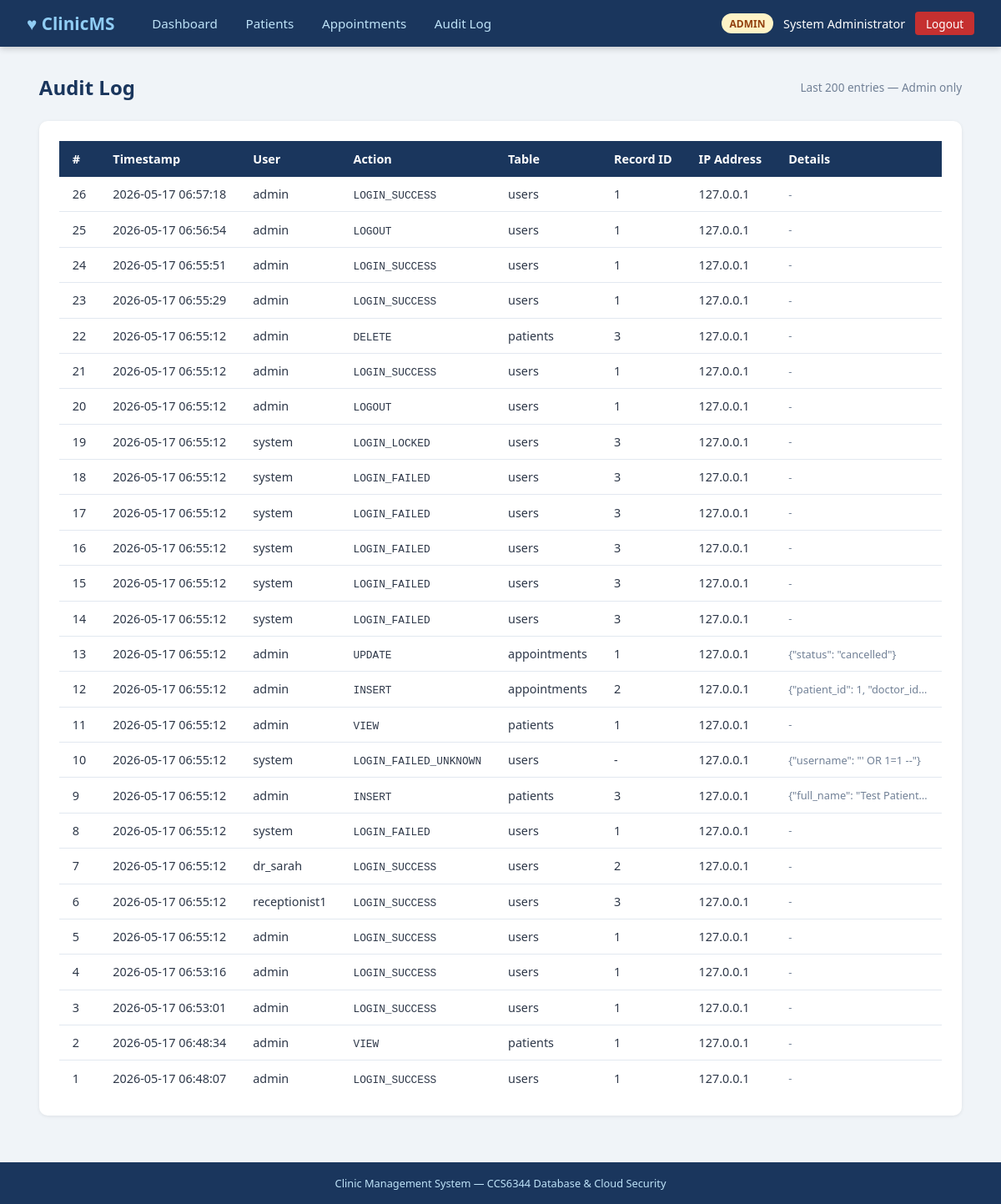
The app's page /audit (signed in) with its own data.
### tables this page shows
CREATE TABLE audit_log (
            id INTEGER PRIMARY KEY AUTOINCREMENT,
            user_id INTEGER NULL,
            username TEXT,
            action TEXT NOT NULL,
            table_name TEXT NOT NULL,
            record_id INTEGER NULL,
            old_values TEXT NULL,
            new_values TEXT NULL,
            ip_address TEXT,
            user_agent TEXT,
            timestamp TEXT NOT NULL DEFAULT (datetime('now')),
            FOREIGN KEY (user_id) REFERENCES users(id) ON DELETE SET NULL
        );

### app.py (the view)
@app.route('/audit')
@login_required
@role_required('admin')
def audit_view():
    db = get_db()
    logs = db.execute(
        "SELECT * FROM audit_log ORDER BY timestamp DESC LIMIT 200"
    ).fetchall()
    return render_template('audit.html', logs=logs)

### app.py (called while the page is built)
def get_db():
    if 'db' not in g:
        g.db = sqlite3.connect(DB_PATH)
        g.db.row_factory = sqlite3.Row
        g.db.execute("PRAGMA foreign_keys = ON")
        g.db.execute("PRAGMA journal_mode = WAL")
    return g.db

def login_required(f):
    @wraps(f)
    def decorated(*args, **kwargs):
        if 'user_id' not in session:
            flash('Please log in to access this page.', 'warning')
            return redirect(url_for('login'))
        return f(*args, **kwargs)
    return decorated

def role_required(*roles):
    def decorator(f):
        @wraps(f)
        def decorated(*args, **kwargs):
            if 'user_id' not in session:
                return redirect(url_for('login'))
            if session.get('role') not in roles:
                abort(403)
            return f(*args, **kwargs)
        return decorated
    return decorator

### templates/audit.html (shortened to what this page needs)
{% extends "base.html" %}
{% block content %}
<div class="page-header">
    <h1>Audit Log</h1>
    <span style="color:#718096;font-size:0.85rem;">Last 200 entries &mdash; Admin only</span>
</div>
<div class="card">
    <div class="table-wrap">
        <table>
            <thead>
                <tr>
                    <th>#</th>
                    <th>Timestamp</th>
                    <th>User</th>
                    <th>Action</th>
                    <th>Table</th>
                    <th>Record ID</th>
                    <th>IP Address</th>
                    <th>Details</th>
                </tr>
            </thead>
            <tbody>
                {% for log in logs %}
                <tr>
                    <td>{{ log['id'] }}</td>
                    <td style="white-space:nowrap;">{{ log['timestamp'] }}</td>
                    <td>{{ log['username'] or 'system' }}</td>
                    <td><span class="audit-action">{{ log['action'] }}</span></td>
                    <td>{{ log['table_name'] }}</td>
                    <td>{{ log['record_id'] or '-' }}</td>
                    <td>{{ log['ip_address'] or '-' }}</td>
                    <td style="max-width:200px;overflow:hidden;text-overflow:ellipsis;white-space:nowrap;font-size:0.8rem;color:#718096;">
                        {% if log['new_values'] %}{{ log['new_values'] }}{% else %}-{% endif %}
                    </td>
                </tr>
                {% else %}
                <tr><td colspan="8" style="text-align:center;color:#718096;">No audit entries.</td></tr>
                {% endfor %}
            </tbody>
        </table>
    </div>
</div>
{% endblock %}

### static/style.css (style rules this page uses)
* { box-sizing: border-box; margin: 0; padding: 0; }
body { font-family: 'Segoe UI', Calibri, sans-serif; background: #f0f4f8; color: #2d3748; min-height: 100vh; display: flex; flex-direction: column; }
.card { background: white; border-radius: 10px; box-shadow: 0 1px 4px rgba(0,0,0,0.08); padding: 1.5rem; margin-bottom: 1.5rem; }
.page-header { display: flex; justify-content: space-between; align-items: center; margin-bottom: 1.5rem; }
.page-header h1 { font-size: 1.5rem; color: #1a365d; }
.table-wrap { overflow-x: auto; }
table { width: 100%; border-collapse: collapse; font-size: 0.9rem; }
th { background: #1a365d; color: white; padding: 0.75rem 1rem; text-align: left; }
td { padding: 0.7rem 1rem; border-bottom: 1px solid #e2e8f0; }
tr:last-child td { border-bottom: none; }
.audit-action { font-family: monospace; font-size: 0.8rem; }

### records on screen
audit_log: id "26", timestamp "2026-05-17 06:57:18", username "admin", action "LOGIN_SUCCESS", table_name "users", record "1", ip_address "127.0.0.1"
audit_log: id "25", timestamp "2026-05-17 06:56:54", username "admin", action "LOGOUT", table_name "users", record "1", ip_address "127.0.0.1"
audit_log: id "24", timestamp "2026-05-17 06:55:51", username "admin", action "LOGIN_SUCCESS", table_name "users", record "1", ip_address "127.0.0.1"
audit_log: id "23", timestamp "2026-05-17 06:55:29", username "admin", action "LOGIN_SUCCESS", table_name "users", record "1", ip_address "127.0.0.1"
audit_log: id "22", timestamp "2026-05-17 06:55:12", username "admin", action "DELETE", table_name "patients", record "3", ip_address "127.0.0.1"
audit_log: id "21", timestamp "2026-05-17 06:55:12", username "admin", action "LOGIN_SUCCESS", table_name "users", record "1", ip_address "127.0.0.1"
audit_log: id "20", timestamp "2026-05-17 06:55:12", username "admin", action "LOGOUT", table_name "users", record "1", ip_address "127.0.0.1"
audit_log: id "19", timestamp "2026-05-17 06:55:12", log "system", action "LOGIN_LOCKED", table_name "users", record "3", ip_address "127.0.0.1"
audit_log: id "18", timestamp "2026-05-17 06:55:12", log "system", action "LOGIN_FAILED", table_name "users", record "3", ip_address "127.0.0.1"
audit_log: id "17", timestamp "2026-05-17 06:55:12", log "system", action "LOGIN_FAILED", table_name "users", record "3", ip_address "127.0.0.1"
audit_log: id "16", timestamp "2026-05-17 06:55:12", log "system", action "LOGIN_FAILED", table_name "users", record "3", ip_address "127.0.0.1"
audit_log: id "15", timestamp "2026-05-17 06:55:12", log "system", action "LOGIN_FAILED", table_name "users", record "3", ip_address "127.0.0.1"
audit_log: id "14", timestamp "2026-05-17 06:55:12", log "system", action "LOGIN_FAILED", table_name "users", record "3", ip_address "127.0.0.1"
audit_log: id "13", timestamp "2026-05-17 06:55:12", username "admin", action "UPDATE", table_name "appointments", record "1", ip_address "127.0.0.1", new_values "{\"status\": \"cancelled\"}"
audit_log: id "12", timestamp "2026-05-17 06:55:12", username "admin", action "INSERT", table_name "appointments", record "2", ip_address "127.0.0.1", new_values "{\"patient_id\": 1, \"doctor_id…"
audit_log: id "11", timestamp "2026-05-17 06:55:12", username "admin", action "VIEW", table_name "patients", record "1", ip_address "127.0.0.1"
audit_log: id "10", timestamp "2026-05-17 06:55:12", log "system", action "LOGIN_FAILED_UNKNOWN", table_name "users", log "-", ip_address "127.0.0.1", new_values "{\"username\": \"' OR 1=1 --\"}"
audit_log: id "9", timestamp "2026-05-17 06:55:12", username "admin", action "INSERT", table_name "patients", record "3", ip_address "127.0.0.1", new_values "{\"full_name\": \"Test Patient…"
audit_log: id "8", timestamp "2026-05-17 06:55:12", log "system", action "LOGIN_FAILED", table_name "users", record "1", ip_address "127.0.0.1"
audit_log: id "7", timestamp "2026-05-17 06:55:12", username "dr_sarah", action "LOGIN_SUCCESS", table_name "users", record "2", ip_address "127.0.0.1"
audit_log: id "6", timestamp "2026-05-17 06:55:12", username "receptionist1", action "LOGIN_SUCCESS", table_name "users", record "3", ip_address "127.0.0.1"
audit_log: id "5", timestamp "2026-05-17 06:55:12", username "admin", action "LOGIN_SUCCESS", table_name "users", record "1", ip_address "127.0.0.1"
audit_log: id "4", timestamp "2026-05-17 06:53:16", username "admin", action "LOGIN_SUCCESS", table_name "users", record "1", ip_address "127.0.0.1"
audit_log: id "3", timestamp "2026-05-17 06:53:01", username "admin", action "LOGIN_SUCCESS", table_name "users", record "1", ip_address "127.0.0.1"
audit_log: id "2", timestamp "2026-05-17 06:48:34", username "admin", action "VIEW", table_name "patients", record "1", ip_address "127.0.0.1"
audit_log: id "1", timestamp "2026-05-17 06:48:07", username "admin", action "LOGIN_SUCCESS", table_name "users", record "1", ip_address "127.0.0.1"

### other values on screen
{{ session.role }} "ADMIN"
{{ session.full_name }} "System Administrator"
